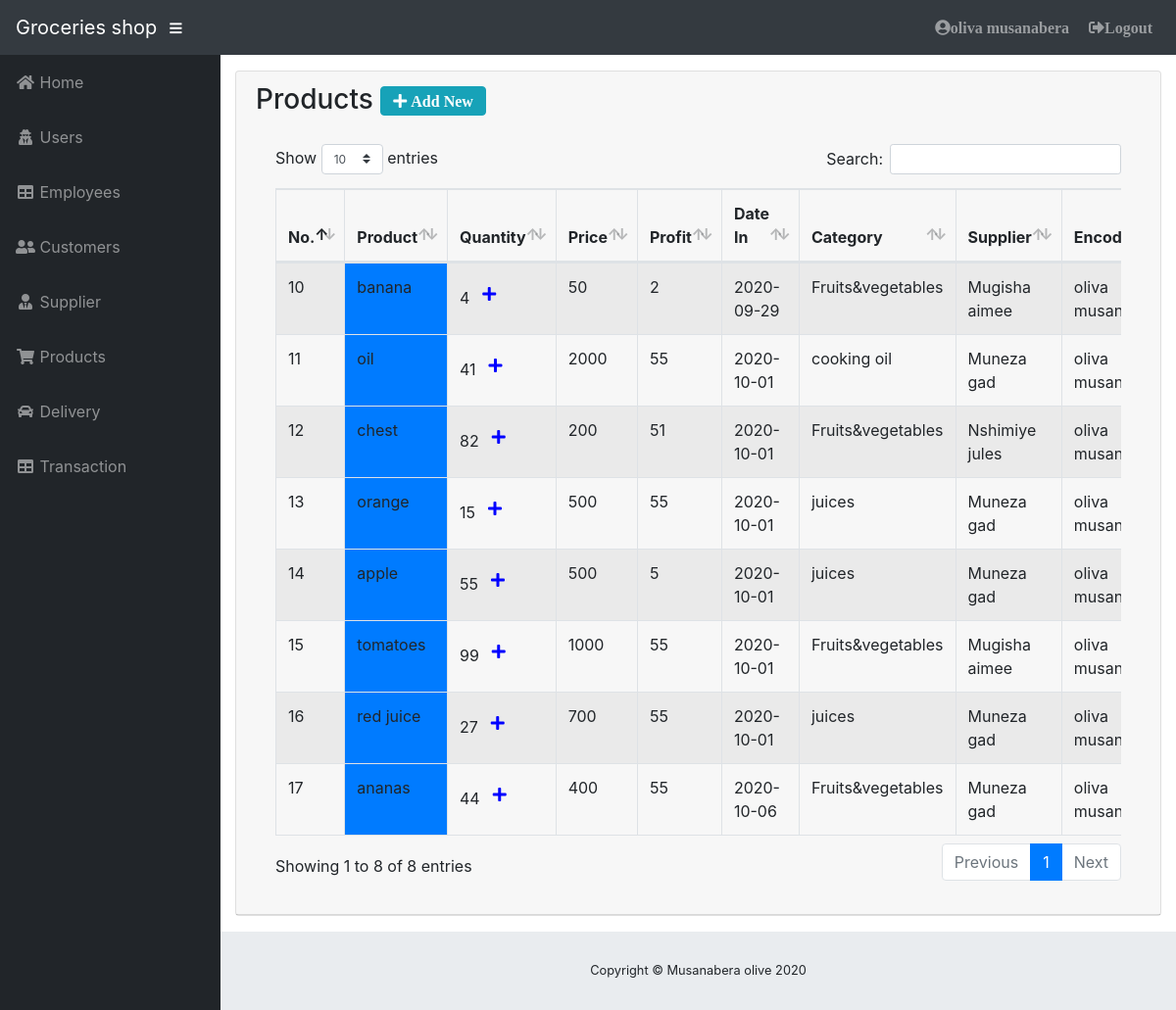
The page /admin/product.php (signed in) on the database as committed earlier.
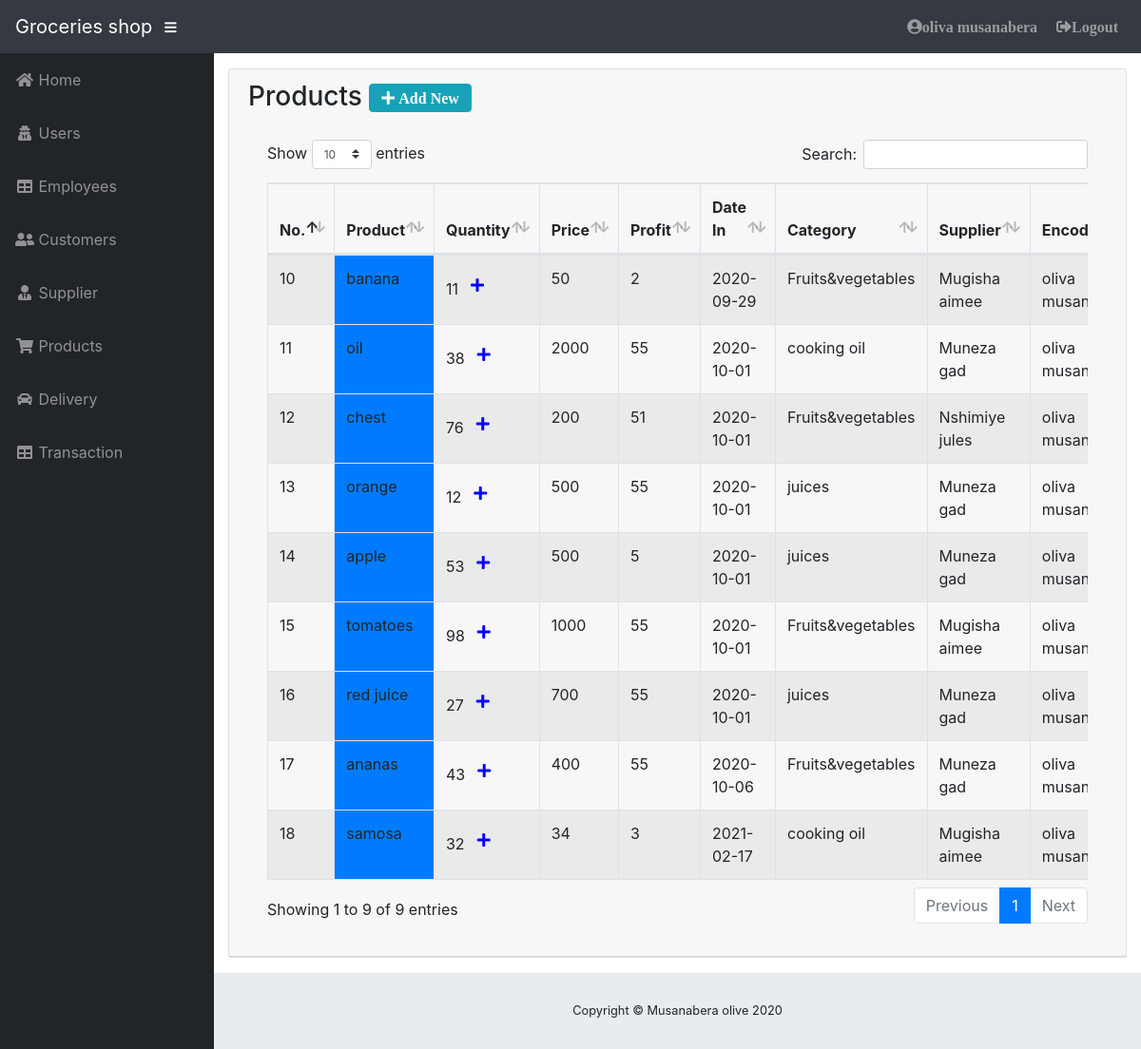
The same page on the database as committed later.
### tables this page shows
CREATE TABLE `tblproducts` (
  `product_id` int(11) NOT NULL,
  `product_name` varchar(50) NOT NULL,
  `quantity` int(11) NOT NULL DEFAULT 1,
  `price` int(20) NOT NULL,
  `profit` int(22) NOT NULL,
  `date_in` varchar(50) NOT NULL,
  `category_id` int(11) NOT NULL,
  `supplier_id` int(11) NOT NULL,
  `user_id` int(11) NOT NULL,
  `product_code` varchar(11) NOT NULL,
  `status` varchar(200) NOT NULL,
  `product_image` text NOT NULL
);

CREATE TABLE `tblcategory` (
  `category_id` int(11) NOT NULL,
  `category` varchar(200) NOT NULL
);

CREATE TABLE `tblsupplier` (
  `supplier_id` int(11) NOT NULL,
  `supplier_name` varchar(30) NOT NULL,
  `contact` varchar(50) NOT NULL,
  `email` varchar(20) NOT NULL,
  `address` text NOT NULL
);

### admin/product.php (the view, shortened to what this page needs)
<?php
if(!isset($_SESSION["userid"])){
 header("Location: login.php");
}else{
include('../includes/connection.php');
include 'theme/header.php';
include 'theme/sidebar.php';
?>
<div class="card mb-3">
            <div class="card-header">
              <h3>Products <a href="productadd.php" type="button" class="btn btn-info fas fa-plus"> Add New</a></h3>
            <div class="card-body">
              <div class="table-responsive">
                            <table class="table table-bordered table-hover table-striped" id="dataTable" width="100%" cellspacing="0">
                                <thead>
                                    <tr>
                                        <th>No.</th>
                                        <th>Product</th>
                                        <th>Quantity</th>
                                        <th>Price</th>
                                       <th>Profit</th>
                                        <th>Date In</th>
                                        <th>Category</th>
                                        <th>Supplier</th>
                                        <th>Encoder</th>
                                    </tr>
                                </thead>
                                <tbody>
                                  <?php
                $query = 'SELECT *,category,supplier_name,concat(d.`fname`," ",d.`lname`)as name FROM tblproducts a inner join tblcategory b inner join tblsupplier c inner join tblusers d on a.`category_id` = b.`category_id` and a.`supplier_id` = c.`supplier_id` and a.`user_id` = d.`user_id`';
                    $result = mysqli_query($db, $query) or die (mysqli_error($db));
                        while ($row = mysqli_fetch_assoc($result)) {
                            echo '<tr>';
                            echo '<td>'. $row['product_id'].'</td>';
                            if ($row['status']=='Available') {
                               echo '<td class="bg-primary"> '.$row['product_name'].'</td>';
                            }
                            else
                            {
                                echo '<td class="bg-warning"> '.$row['product_name'].'</td>';
                            }
 echo '<td>'.$row['quantity'].'<a title="Update Quantity" href="updatequantity.php?id='. $row['product_code'].'" style="color: blue;font-size: 21px"><label class="btn bnt-warning"><i class="fa fa-plus"></i></label> </a></td>';
                            echo '<td>'. $row['price'].'</td>';
                            echo '<td>'. $row['profit'].'</td>';
                            echo '<td>'. $row['date_in'].'</td>';
                            echo '<td>'. $row['category'].'</td>';
                            echo '<td>'. $row['supplier_name'].'</td>';
                            echo '<td>'. $row['name'].'</td>';
                            echo '</tr> ';
                }
            ?>
                                </tbody>
                            </table>
                        </div>
            </div>
          </div>
</div>
        </div>
<?php include 'theme/footer.php'; }?>

Rows that differ between the two databases and show on the page:
changed tblproducts "banana": quantity "4" → "11"
changed tblproducts "oil": quantity "41" → "38"
changed tblproducts "chest": quantity "82" → "76"
changed tblproducts "orange": quantity "15" → "12"
changed tblproducts "apple": quantity "55" → "53"
changed tblproducts "tomatoes": quantity "99" → "98"
changed tblproducts "ananas": quantity "44" → "43"
added tblproducts: product_id "18", product_name "samosa", quantity "32", price "34", profit "3", date_in "2021-02-17", category.category "cooking oil", supplier.supplier_name "Mugisha aimee", name "oliva…"
Other text that changed with them:
text written by a page script: "Show entries Search: Showing 1 to 8 of 8 entries Previous 1 Next" → "Show entries Search: Showing 1 to 9 of 9 entries Previous 1 Next"
